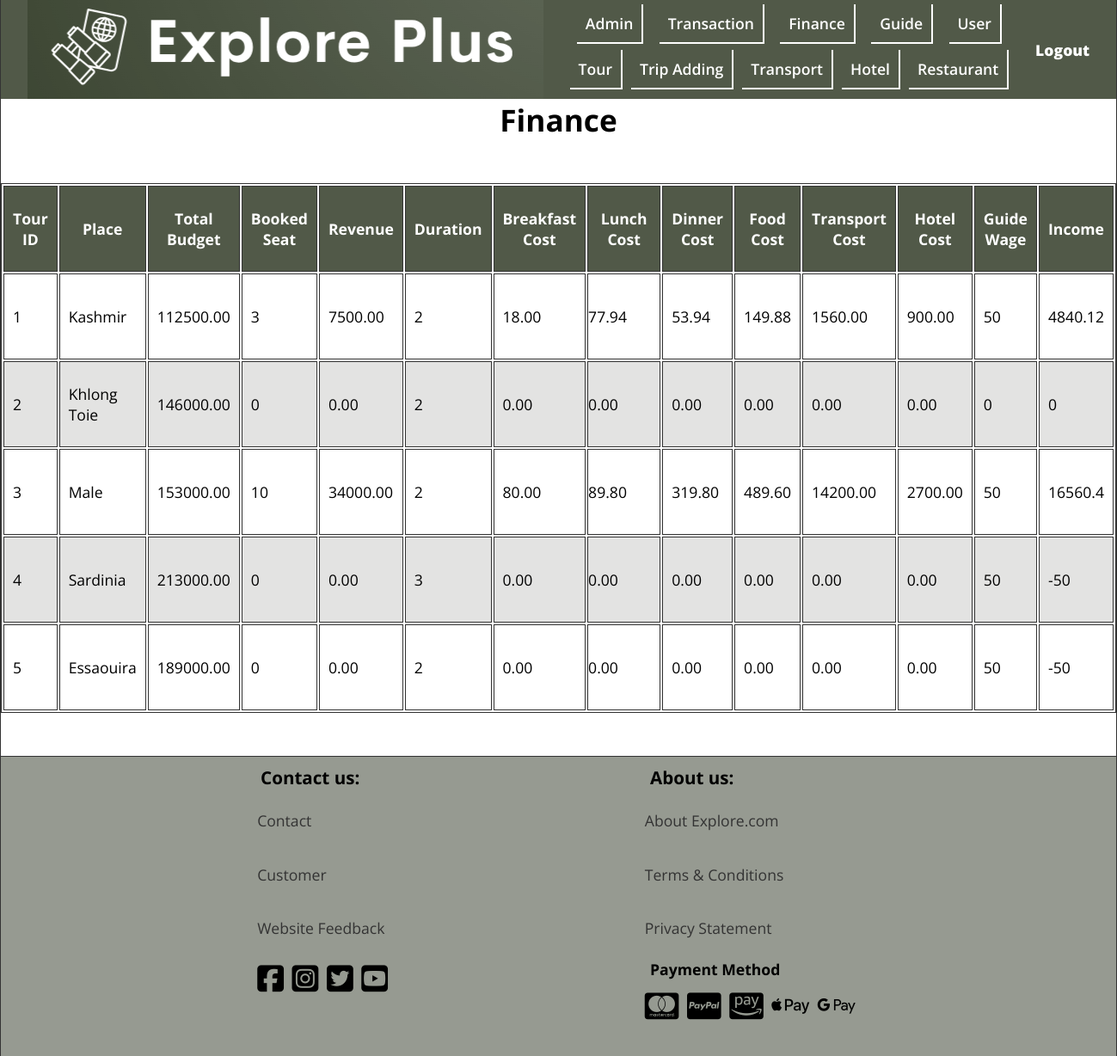
The app's page /Admin/finance.php with its own data.
### tables this page shows
CREATE TABLE `tour` (
  `tour_id` int(11) NOT NULL,
  `about` text DEFAULT NULL,
  `place_name` varchar(100) DEFAULT NULL,
  `country` varchar(50) DEFAULT NULL,
  `city` varchar(50) DEFAULT NULL,
  `budget` decimal(10,2) DEFAULT NULL,
  `available_seat` int(11) DEFAULT NULL,
  `start_date` datetime DEFAULT NULL,
  `finish_date` datetime DEFAULT NULL,
  `map` varchar(100) DEFAULT NULL,
  `FAQ` text DEFAULT NULL,
  `menu_id` int(11) DEFAULT NULL,
  `hotel_id` int(11) DEFAULT NULL,
  `guide_username` varchar(50) DEFAULT NULL,
  `photo` blob DEFAULT NULL,
  `continent` varchar(20) NOT NULL,
  `capacity` int(11) NOT NULL
);

### Admin/finance.php (the view, shortened to what this page needs)
<?php
$conn = mysqli_connect("localhost","root","","explore_plus");
$sql = "SELECT t.tour_id ,t.place_name ,t.budget*t.capacity as total_budget ,
       (t.capacity - t.available_seat) as booked_seat ,(IFNULL(t.budget,0)*(t.capacity - t.available_seat))as revenue ,
       DATEDIFF(t.finish_date,t.start_date)  as duration,(breakfast_item.bcost*(t.capacity - t.available_seat)*DATEDIFF(t.finish_date,t.start_date)) as break_cost,
            (lunch_item.lcost*(t.capacity - t.available_seat)*DATEDIFF(t.finish_date,t.start_date))  as lunch_cost,
            (dinner_item.dcost*(t.capacity - t.available_seat)*DATEDIFF(t.finish_date,t.start_date))  as dinner_cost,
            (breakfast_item.bcost*(t.capacity - t.available_seat)*DATEDIFF(t.finish_date,t.start_date)) + (lunch_item.lcost*(t.capacity - t.available_seat)*DATEDIFF(t.finish_date,t.start_date)) + (dinner_item.dcost*(t.capacity - t.available_seat)*DATEDIFF(t.finish_date,t.start_date)) as food_cost
            , (h.price*CEIL((t.capacity - t.available_seat)/4)*DATEDIFF(t.finish_date,t.start_date)) as hotel_cost,
              ((SELECT sum(tr.price) from transport tr where tr.tour_id IS NOT NULL and tr.tour_id=t.tour_id)*(t.capacity - t.available_seat))as trans_cost, g.wage as guide_cost
            from tour t
            left join enrollment e
            on t.tour_id = e.tour_id
            left join payment p
            on e.payment_id = p.payment_id
            inner join hotel h
            on t.hotel_id = h.hotel_id
            inner join menu
            on t.menu_id = menu.menu_id
            inner join menu_breakfast mb
            on menu.menu_id = mb.menu_id
            inner join breakfast_item
            on mb.breakfast = breakfast_item.breakfast
            inner join menu_lunch
            on menu.menu_id = menu_lunch.menu_id
            inner join lunch_item
            on menu_lunch.lunch = lunch_item.lunch
            inner join menu_dinner
            on menu.menu_id = menu_dinner.menu_id
            inner join dinner_item
            on menu_dinner.dinner = dinner_item.dinner
            inner join guide g
             on g.username = t.guide_username
            group by t.tour_id";
$result = mysqli_query($conn,$sql);
$tours = mysqli_fetch_all($result,MYSQLI_ASSOC);
?>
<!DOCTYPE html>
<html lang="en">
<head>
    <link rel="stylesheet" href="../css/style.css">
    <link rel="stylesheet" href="https://cdnjs.cloudflare.com/ajax/libs/font-awesome/6.5.1/css/all.min.css" />
</head>
<body>
<header class="header admin">
    <div class="header__logo">
        <figure>
            <img src="../img/logo3.png" alt="logo" title="logo" height="115" width="600">
        </figure>
    </div>
    <nav class="header__nav nav__admin">
        <ul class="header__ul header__admin">
            <li><a href="admin.php">Admin</a></li>
            <li><a href="transaction.php">Transaction</a></li>
            <li><a href="finance.php">Finance</a></li>
            <li><a href="guide.php">Guide</a></li>
            <li><a href="user_list.php">User</a></li>
        </ul>
        <ul class="header__ul header__admin">
            <li><a href="tour_condition.php">Tour</a></li>
            <li><a href="trip_crud/trip_adding.php">Trip Adding</a></li>
            <li><a href="transportation_info.php">Transport</a></li>
            <li><a href="hotel_info.php">Hotel</a></li>
            <li><a href="restaurant_info.php">Restaurant</a></li>
        </ul>
    </nav>
    <div class="admin__logout"><a href="admin_login.php">Logout</a></div>
</header>
<main class="main main__table-container">
    <h1 class="center">Finance</h1>
    <table class="main__table">
        <thead>
        <tr>
            <th id="hotel-id" scope="col" class="table__head">Tour ID</th>
            <th id="type" scope="col" class="table__head">Place</th>
            <th id="name" scope="col" class="table__head">Total <br> Budget</th>
            <th id="price" scope="col" class="table__head">Booked<br>Seat</th>
            <th id="available-room" scope="col" class="table__head">Revenue</th>
            <th id="place" scope="col" class="table__head">Duration</th>
            <th id="map" scope="col" class="table__head">Breakfast <br> Cost</th>
            <th id="map" scope="col" class="table__head">Lunch <br> Cost</th>
            <th id="map" scope="col" class="table__head">Dinner <br> Cost</th>
            <th id="map" scope="col" class="table__head">Food <br> Cost</th>
            <th id="picture" scope="col" class="table__head">Transport <br> Cost</th>
            <th id="edit" scope="col" class="table__head">Hotel <br> Cost</th>
            <th id="edit" scope="col" class="table__head">Guide <br> Wage</th>
            <th id="edit" scope="col" class="table__head">Income</th>
        </tr>
        </thead>
        <tbody class="table__body">
        <?php foreach ($tours as $tour): ?>
            <tr>
                <td class="table__item"><?php echo htmlspecialchars($tour['tour_id'])?></td>
                <td class="table__item"><?php echo htmlspecialchars($tour['place_name'])?></td>
                <td class="table__item"><?php echo htmlspecialchars($tour['total_budget'])?></td>
                <td class="table__item"><?php echo htmlspecialchars($tour['booked_seat'])?></td>
                <td class="table__item"><?php echo htmlspecialchars($tour['revenue'])?></td>
                <td class="table__item"><?php echo htmlspecialchars($tour['duration'])?></td>
                <td class="table__item"><?php echo htmlspecialchars($tour['break_cost'])?></td>
                <td class="table__item"><?php echo htmlspecialchars($tour['lunch_cost'])?></td>
                <td class="table__item"><?php echo htmlspecialchars($tour['dinner_cost'])?></td>
                <td class="table__item"><?php echo htmlspecialchars($tour['food_cost'])?></td>
                <td class="table__item"><?php echo htmlspecialchars($tour['trans_cost'])?></td>
                <td class="table__item"><?php echo htmlspecialchars($tour['hotel_cost'])?></td>
                <td class="table__item"><?php echo htmlspecialchars($tour['guide_cost'])?></td>
                <td class="table__item"><?php echo ($tour['revenue'] - $tour['food_cost'] - $tour['trans_cost'] - $tour['hotel_cost'] - $tour['guide_cost'])?></td>
            </tr>
        <?php endforeach; ?>
        </tbody>
    </table>
</main>
<footer class="footer admin-foot">
    <div class="footer__contact">
        <h3 class="footer__h3">Contact us:</h3>
        <ul class="footer__ul">
            <li><a href="../footerPage/contact_us.html">Contact</a></li>
            <li><a href="../footerPage/customer.html">Customer</a></li>
            <li><a href="../footerPage/website_feedback.php">Website Feedback</a></li>
        </ul>
        <div class="footer__icons">
            <i class="fa-brands fa-square-facebook"></i>
            <i class="fa-brands fa-square-instagram"></i>
            <i class="fa-brands fa-square-twitter"></i>
            <i class="fa-brands fa-square-youtube"></i>
        </div>
    </div>
    <div class="footer__about">
        <h3 class="footer__h3">About us:</h3>
        <ul class="footer__ul">
            <li><a href="../footerPage/about__us.html">About Explore.com</a></li>
            <li><a href="../footerPage/terms_condition.html">Terms &amp; Conditions</a></li>
            <li><a href="../footerPage/privacy_statement.html">Privacy Statement</a></li>
        </ul>
        <h4 class="footer__h3">Payment Method</h4>
        <div class="footer__icons">
            <i class="fa-brands fa-cc-mastercard"></i>
            <i class="fa-brands fa-cc-paypal"></i>
            <i class="fa-brands fa-cc-amazon-pay"></i>
            <i class="fa-brands fa-apple-pay"></i>
            <i class="fa-brands fa-google-pay"></i>
        </div>
    </div>
</footer>

### css/style.css (style rules this page uses)
*, *::after, *::before { margin: 0; padding: 0; box-sizing: border-box; }
img { display: block; max-width: 100%; height: auto; }
:root { --FF: 'Open Sans', sans-serif; --FS: clamp(1rem,2.2vh,1.5rem); --FS-BIG: 2rem; --FF-HEADING: 'Fugus One', 'Cursive'; --BGCOLOR: #f5f8fe; --BGCOLOR-FADE: #0c93a7; --BGCOLOR-FADE-MAX: #61aeac; --FOOTER-BGCOLOR: #accfd5; --COLOR: #f9efa0; --COLOR-FADE: rgba(248, 223, 171, 0.41); --BODY-BGCOLOR: #fff; --FONT-COLOR: #000; --LIST-BGCOLOR: #f5f7f8; --BORDER-COLOR: #333; --BGIMAGE: linear-gradient(to bottom,var(--BGCOLOR),var(--BGCOLOR-FADE)); --BGIMAGE-MAX: linear-gradient(to bottom,var(--BGCOLOR),var(--BGCOLOR-FADE),var(--BGCOLOR-FADE-MAX)); --HEIGHTLIGHT-BGCOLOR: #439fa8; --HIGHLIGHT-COLOR: #fff; --HEADER-COLOR: #fff; --HEADER-BGCOLOR: #000; --NAV-BGCOLOR: #fff; --HERO-BGCOLOR: rgba(51,178,51,0.75); --BUTTON-BGCOLOR: #000; --BUTTON-COLOR: #fff; --HEADER-LINK-COLOR: #fff; --HEADER-LINK-HOVER: #ffffff; --LINK-COLOR: #333; --LINK-HOVER: rgba(51, 51, 51, 0.5); --ADMIN-BGCOLOR: #515948; --ADMIN-FOOTER-COLOR: rgba(64, 72, 55, 0.55); --BORDER: 1px solid var(--BORDER-COLOR); --BORDER-RADIUS: 15px; --BORDER-LITE-RADIUS: 5px; --PADDING-TB: 0.25em; --PADDING-SIDE: 2.5%; --MARGIN: clamp(1em,2.5vh,1.5em); --TEST1 : #020202; --TEST2: yellow; --TEST3: green; --TEST4: blue; --TEST5: purple; }
.center { text-align: center; }
html { scroll-behavior: smooth; font-size: var(--FS); font-family: var(--FF); background-color: var(--BGCOLOR); background-image: var(--BGIMAGE); background-repeat: no-repeat; background-size: cover; }
body { background-color: var(--BODY-BGCOLOR); min-height: 100vh; max-height: 800vh; min-width: 1200px; margin: 0 auto; border-left: var(--BORDER); border-right: var(--BORDER); box-shadow: 0 0 10px var(--BORDER-COLOR); }
a:any-link { color: var(--LINK-COLOR); text-decoration: none; }
.header { display: flex; justify-content: space-evenly; align-items: center; background-color: #439fa8;; position: sticky; top: 0; z-index: 1; }
.header__ul { font-weight: 600; min-width: 500px; display: flex; justify-content: space-evenly; align-items: center; gap: 10px; padding-bottom: 7px; }
.header__ul li { padding: 10px; border-right: 2px solid white; border-bottom: 2px solid white; }
.admin__logout a { font-weight: 900; color: #ffffff; }
.footer { position: relative; bottom: 0; display: flex; justify-content: space-evenly; border-top: var(--BORDER); background-color: var(--FOOTER-BGCOLOR); padding: var(--PADDING-TB); }
.footer li { padding: 1.1em 0; list-style-type: none; }
.footer__icons { padding-top: 0.5em; padding-bottom: 2em; align-items: center; }
.footer__icons i { font-size: 2rem; padding-right: 5px; }
.footer__h3 { padding: var(--PADDING-TB) var(--PADDING-SIDE); }
.header__ul { list-style-type: none; }
.header__ul a:any-link { color: var(--HEADER-LINK-COLOR); }
.main { min-height: 70vh; }
.main__table { margin: 50px auto; border: var(--BORDER); }
.main__table tr { height: 100px; }
.table__head, .table__item { padding: 10px; border: var(--BORDER); }
.table__body tr:nth-child(even) { background-color: #e3e3e2; }
.table__head { background-color: var(--ADMIN-BGCOLOR); color: var(--HIGHLIGHT-COLOR); }
.table__body td:nth-child(8) { width: 150px; height: 100px; padding: 0; }
.admin { background-color: var(--ADMIN-BGCOLOR); }
.admin-foot { background-color: var(--ADMIN-FOOTER-COLOR); }

### records on screen
tour: tour_id "1", place_name "Kashmir", total_budget "112500.00", booked_seat "3", revenue "7500.00", duration "2", break_cost "18.00", lunch_cost "77.94", dinner_cost "53.94", food_cost "149.88", trans_cost "1560.00", hotel_cost "900.00", guide_cost "50", guide_cost "4840.12"
tour: tour_id "2", place_name "Khlong Toie", total_budget "146000.00", booked_seat "0", revenue "0.00", duration "2", break_cost "0.00", lunch_cost "0.00", dinner_cost "0.00", food_cost "0.00", trans_cost "0.00", hotel_cost "0.00", guide_cost "0"
tour: tour_id "3", place_name "Male", total_budget "153000.00", booked_seat "10", revenue "34000.00", duration "2", break_cost "80.00", lunch_cost "89.80", dinner_cost "319.80", food_cost "489.60", trans_cost "14200.00", hotel_cost "2700.00", guide_cost "50", guide_cost "16560.4"
tour: tour_id "4", place_name "Sardinia", total_budget "213000.00", booked_seat "0", revenue "0.00", duration "3", break_cost "0.00", lunch_cost "0.00", dinner_cost "0.00", food_cost "0.00", trans_cost "0.00", hotel_cost "0.00", guide_cost "50", guide_cost "-50"
tour: tour_id "5", place_name "Essaouira", total_budget "189000.00", booked_seat "0", revenue "0.00", duration "2", break_cost "0.00", lunch_cost "0.00", dinner_cost "0.00", food_cost "0.00", trans_cost "0.00", hotel_cost "0.00", guide_cost "50", guide_cost "-50"
